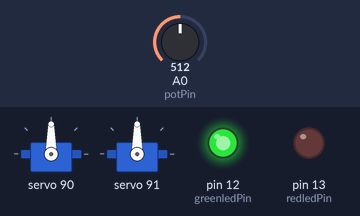
The sketch below on a simulated Arduino Uno, built with avr-gcc and run on an emulated ATmega328P. Parts: 2 × servo, output pins drawn as LEDs (lit = HIGH). The inputs (shaded band) are chosen by the test bench; at power-on: A0 (potPin) = 512.

Above: at 1.2 s.
1.3 s: A0 (potPin) set to 716
At 2.5 s:
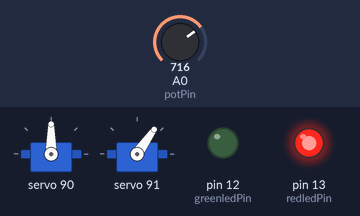
2.8 s: A0 (potPin) set to 900
At 4.0 s:
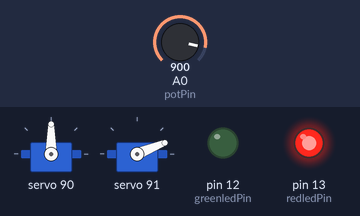
4.3 s: A0 (potPin) set to 1023
At 4.8 s:
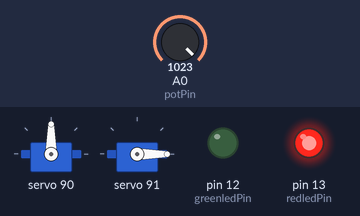
5.8 s: A0 (potPin) set to 306
At 6.5 s:
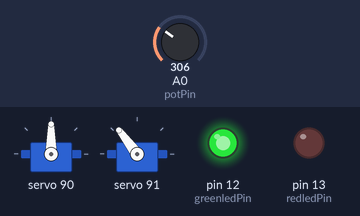
7.3 s: A0 (potPin) set to 122
At 8.3 s:
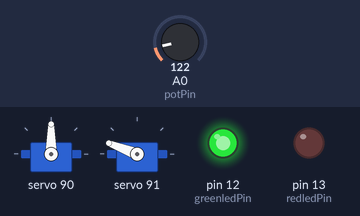
Timing chart, 0 to 9.8 s (numbered marks = the images above; inputs shaded):
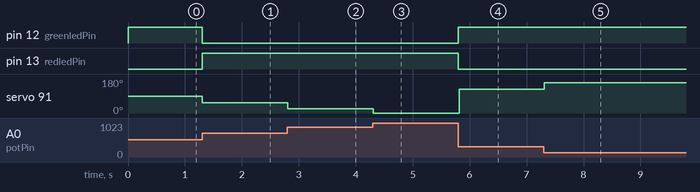

The sketch:

powerful_elzing_allis1__1_.ino
```cpp
#include <Servo.h>
Servo servo1;
Servo servo2;
const int potPin=A0;
const int greenledPin= 12;
const int redledPin=13;

void setup(){
  servo1.attach(-10);
  servo2.attach(-9);
  pinMode(greenledPin,OUTPUT);
  pinMode(redledPin,OUTPUT);
}
void loop(){
  int potVal=analogRead(potPin);
  int angle1= map(potVal,0,1023, 0,180);
  int angle2= map(potVal,0, 1023, 180,0);
  servo2.write(angle1);
  servo2.write(angle2);
  if(potVal<513){
    digitalWrite(greenledPin, HIGH);
    digitalWrite(redledPin, LOW);
  }else{
    digitalWrite(greenledPin,LOW);
    digitalWrite(redledPin,HIGH);
  }
  delay(6);
}

  
```

Measured:
- after the input at 1.3 s, pin 12 (greenledPin): HIGH → LOW at once; pin 13 (redledPin): LOW → HIGH at once; servo 91: 90° → 55° at once
- after the input at 2.8 s, servo 91: 55° → 22° at once
- after the input at 4.3 s, servo 91: 22° → 0° at once
- after the input at 5.8 s, pin 12 (greenledPin): LOW → HIGH at once; pin 13 (redledPin): HIGH → LOW at once; servo 91: 0° → 127° at once
- after the input at 7.3 s, servo 91: 127° → 159° at once
